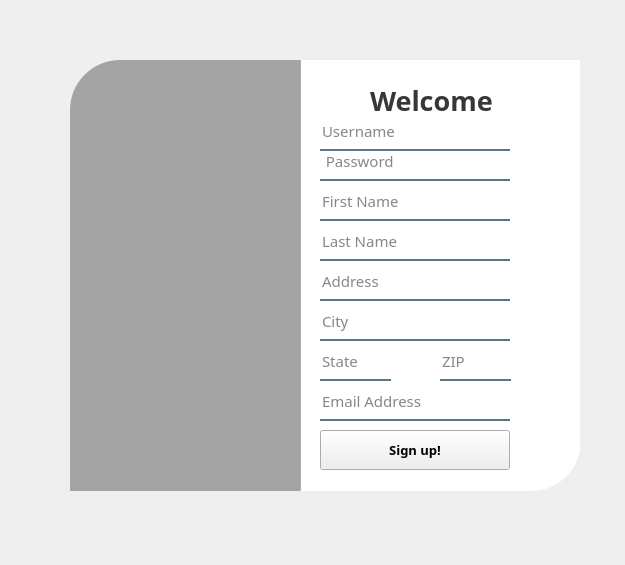
<?xml version="1.0" encoding="UTF-8"?>
<ui version="4.0">
 <class>Form</class>
 <widget class="QWidget" name="Form">
  <property name="geometry">
   <rect>
    <x>0</x>
    <y>0</y>
    <width>625</width>
    <height>565</height>
   </rect>
  </property>
  <property name="windowTitle">
   <string>Form</string>
  </property>
  <widget class="QWidget" name="widget" native="true">
   <property name="geometry">
    <rect>
     <x>30</x>
     <y>30</y>
     <width>550</width>
     <height>500</height>
    </rect>
   </property>
   <property name="styleSheet">
    <string notr="true">QPushButton#pushButton{
	background-color: qlineargradient(spread:pad, x1:0, y1:0.505682, x2:1, y2:0.477, stop:0 rgba(11, 131, 120, 219), stop:1 rgba(85, 98, 112, 226));
	color:rgba(255, 255, 255, 210);
	border-radius:5px;
}

QPushButton#pushButton:hover{
	background-color: qlineargradient(spread:pad, x1:0, y1:0.505682, x2:1, y2:0.477, stop:0 rgba(150, 123, 111, 219), stop:1 rgba(85, 81, 84, 226));
}

QPushButton#pushButton:pressed{
	padding-left:5px;
	padding-top:5px;
	background-color:rgba(150, 123, 111, 255);
}

QPushButton#pushButton_2, #pushButton_3, #pushButton_4, #pushButton_5{
	background-color: rgba(0, 0, 0, 0);
	color:rgba(85, 98, 112, 255);
}

QPushButton#pushButton_2:hover, #pushButton_3:hover, #pushButton_4:hover, #pushButton_5:hover{
	color: rgba(131, 96, 53, 255);
}

QPushButton#pushButton_2:pressed, #pushButton_3:pressed, #pushButton_4:pressed, #pushButton_5:pressed{
	padding-left:5px;
	padding-top:5px;
	color:rgba(91, 88, 53, 255);
}

</string>
   </property>
   <widget class="QLabel" name="Image_label">
    <property name="geometry">
     <rect>
      <x>40</x>
      <y>30</y>
      <width>231</width>
      <height>431</height>
     </rect>
    </property>
    <property name="styleSheet">
     <string notr="true">border-image: url(:/images/b3.jpg);
border-top-left-radius: 50px;</string>
    </property>
    <property name="text">
     <string/>
    </property>
   </widget>
   <widget class="QLabel" name="Gradient">
    <property name="geometry">
     <rect>
      <x>40</x>
      <y>30</y>
      <width>231</width>
      <height>431</height>
     </rect>
    </property>
    <property name="styleSheet">
     <string notr="true">background-color:rgba(0, 0, 0, 80);
border-top-left-radius: 50px;</string>
    </property>
    <property name="text">
     <string/>
    </property>
   </widget>
   <widget class="QLabel" name="label_3">
    <property name="geometry">
     <rect>
      <x>270</x>
      <y>30</y>
      <width>281</width>
      <height>431</height>
     </rect>
    </property>
    <property name="styleSheet">
     <string notr="true">background-color:rgba(255, 255, 255, 255);
border-bottom-right-radius: 50px;</string>
    </property>
    <property name="text">
     <string/>
    </property>
   </widget>
   <widget class="QLabel" name="Signup_Header">
    <property name="geometry">
     <rect>
      <x>340</x>
      <y>50</y>
      <width>131</width>
      <height>40</height>
     </rect>
    </property>
    <property name="font">
     <font>
      <family>Ofelia Display</family>
      <pointsize>20</pointsize>
      <bold>true</bold>
     </font>
    </property>
    <property name="styleSheet">
     <string notr="true">color:rgba(0, 0, 0, 200);</string>
    </property>
    <property name="text">
     <string>Welcome</string>
    </property>
   </widget>
   <widget class="QLineEdit" name="s_User">
    <property name="geometry">
     <rect>
      <x>290</x>
      <y>90</y>
      <width>190</width>
      <height>31</height>
     </rect>
    </property>
    <property name="font">
     <font>
      <family>Ofelia Display Medium</family>
      <pointsize>11</pointsize>
     </font>
    </property>
    <property name="styleSheet">
     <string notr="true">background-color:rgba(0, 0, 0, 0);
border:none;
border-bottom:2px solid rgba(46, 82, 101, 200);
color:rgba(0, 0, 0, 240);
padding-bottom:7px;</string>
    </property>
    <property name="text">
     <string/>
    </property>
    <property name="maxLength">
     <number>50</number>
    </property>
    <property name="placeholderText">
     <string>Username</string>
    </property>
   </widget>
   <widget class="QLineEdit" name="s_Pass">
    <property name="geometry">
     <rect>
      <x>290</x>
      <y>120</y>
      <width>190</width>
      <height>31</height>
     </rect>
    </property>
    <property name="font">
     <font>
      <family>Ofelia Display Medium</family>
      <pointsize>11</pointsize>
     </font>
    </property>
    <property name="styleSheet">
     <string notr="true">background-color:rgba(0, 0, 0, 0);
border:none;
border-bottom:2px solid rgba(46, 82, 101, 200);
color:rgba(0, 0, 0, 240);
padding-bottom:7px;</string>
    </property>
    <property name="text">
     <string/>
    </property>
    <property name="maxLength">
     <number>50</number>
    </property>
    <property name="echoMode">
     <enum>QLineEdit::Password</enum>
    </property>
    <property name="placeholderText">
     <string> Password</string>
    </property>
   </widget>
   <widget class="QPushButton" name="Button_Signup">
    <property name="geometry">
     <rect>
      <x>290</x>
      <y>400</y>
      <width>190</width>
      <height>40</height>
     </rect>
    </property>
    <property name="font">
     <font>
      <family>Ofelia Display</family>
      <pointsize>10</pointsize>
      <bold>true</bold>
     </font>
    </property>
    <property name="text">
     <string>Sign up!</string>
    </property>
   </widget>
   <widget class="QLineEdit" name="s_Firstname">
    <property name="geometry">
     <rect>
      <x>290</x>
      <y>160</y>
      <width>190</width>
      <height>31</height>
     </rect>
    </property>
    <property name="font">
     <font>
      <family>Ofelia Display Medium</family>
      <pointsize>11</pointsize>
     </font>
    </property>
    <property name="styleSheet">
     <string notr="true">background-color:rgba(0, 0, 0, 0);
border:none;
border-bottom:2px solid rgba(46, 82, 101, 200);
color:rgba(0, 0, 0, 240);
padding-bottom:7px;</string>
    </property>
    <property name="text">
     <string/>
    </property>
    <property name="maxLength">
     <number>50</number>
    </property>
    <property name="placeholderText">
     <string>First Name</string>
    </property>
   </widget>
   <widget class="QLineEdit" name="s_Lastname">
    <property name="geometry">
     <rect>
      <x>290</x>
      <y>200</y>
      <width>190</width>
      <height>31</height>
     </rect>
    </property>
    <property name="font">
     <font>
      <family>Ofelia Display Medium</family>
      <pointsize>11</pointsize>
     </font>
    </property>
    <property name="styleSheet">
     <string notr="true">background-color:rgba(0, 0, 0, 0);
border:none;
border-bottom:2px solid rgba(46, 82, 101, 200);
color:rgba(0, 0, 0, 240);
padding-bottom:7px;</string>
    </property>
    <property name="maxLength">
     <number>50</number>
    </property>
    <property name="placeholderText">
     <string>Last Name</string>
    </property>
   </widget>
   <widget class="QLineEdit" name="s_Address">
    <property name="geometry">
     <rect>
      <x>290</x>
      <y>240</y>
      <width>190</width>
      <height>31</height>
     </rect>
    </property>
    <property name="font">
     <font>
      <family>Ofelia Display Medium</family>
      <pointsize>11</pointsize>
     </font>
    </property>
    <property name="styleSheet">
     <string notr="true">background-color:rgba(0, 0, 0, 0);
border:none;
border-bottom:2px solid rgba(46, 82, 101, 200);
color:rgba(0, 0, 0, 240);
padding-bottom:7px;</string>
    </property>
    <property name="maxLength">
     <number>50</number>
    </property>
    <property name="placeholderText">
     <string>Address</string>
    </property>
   </widget>
   <widget class="QLineEdit" name="s_City">
    <property name="geometry">
     <rect>
      <x>290</x>
      <y>280</y>
      <width>190</width>
      <height>31</height>
     </rect>
    </property>
    <property name="font">
     <font>
      <family>Ofelia Display Medium</family>
      <pointsize>11</pointsize>
     </font>
    </property>
    <property name="styleSheet">
     <string notr="true">background-color:rgba(0, 0, 0, 0);
border:none;
border-bottom:2px solid rgba(46, 82, 101, 200);
color:rgba(0, 0, 0, 240);
padding-bottom:7px;</string>
    </property>
    <property name="text">
     <string/>
    </property>
    <property name="maxLength">
     <number>50</number>
    </property>
    <property name="placeholderText">
     <string>City</string>
    </property>
   </widget>
   <widget class="QLineEdit" name="s_State">
    <property name="geometry">
     <rect>
      <x>290</x>
      <y>320</y>
      <width>71</width>
      <height>31</height>
     </rect>
    </property>
    <property name="font">
     <font>
      <family>Ofelia Display Medium</family>
      <pointsize>11</pointsize>
     </font>
    </property>
    <property name="styleSheet">
     <string notr="true">background-color:rgba(0, 0, 0, 0);
border:none;
border-bottom:2px solid rgba(46, 82, 101, 200);
color:rgba(0, 0, 0, 240);
padding-bottom:7px;</string>
    </property>
    <property name="maxLength">
     <number>0</number>
    </property>
    <property name="placeholderText">
     <string>State</string>
    </property>
   </widget>
   <widget class="QLineEdit" name="s_ZIP">
    <property name="geometry">
     <rect>
      <x>410</x>
      <y>320</y>
      <width>71</width>
      <height>31</height>
     </rect>
    </property>
    <property name="font">
     <font>
      <family>Ofelia Display Medium</family>
      <pointsize>11</pointsize>
     </font>
    </property>
    <property name="styleSheet">
     <string notr="true">background-color:rgba(0, 0, 0, 0);
border:none;
border-bottom:2px solid rgba(46, 82, 101, 200);
color:rgba(0, 0, 0, 240);
padding-bottom:7px;</string>
    </property>
    <property name="maxLength">
     <number>5</number>
    </property>
    <property name="placeholderText">
     <string>ZIP</string>
    </property>
   </widget>
   <widget class="QLineEdit" name="s_Email">
    <property name="geometry">
     <rect>
      <x>290</x>
      <y>360</y>
      <width>190</width>
      <height>31</height>
     </rect>
    </property>
    <property name="font">
     <font>
      <family>Ofelia Display Medium</family>
      <pointsize>11</pointsize>
     </font>
    </property>
    <property name="styleSheet">
     <string notr="true">background-color:rgba(0, 0, 0, 0);
border:none;
border-bottom:2px solid rgba(46, 82, 101, 200);
color:rgba(0, 0, 0, 240);
padding-bottom:7px;</string>
    </property>
    <property name="text">
     <string/>
    </property>
    <property name="placeholderText">
     <string>Email Address</string>
    </property>
   </widget>
   <zorder>Image_label</zorder>
   <zorder>label_3</zorder>
   <zorder>Signup_Header</zorder>
   <zorder>s_User</zorder>
   <zorder>s_Pass</zorder>
   <zorder>Button_Signup</zorder>
   <zorder>s_Firstname</zorder>
   <zorder>s_Lastname</zorder>
   <zorder>s_Address</zorder>
   <zorder>s_City</zorder>
   <zorder>s_State</zorder>
   <zorder>s_ZIP</zorder>
   <zorder>s_Email</zorder>
   <zorder>Gradient</zorder>
  </widget>
 </widget>
 <resources>
  <include location="res.qrc"/>
 </resources>
 <connections/>
</ui>
